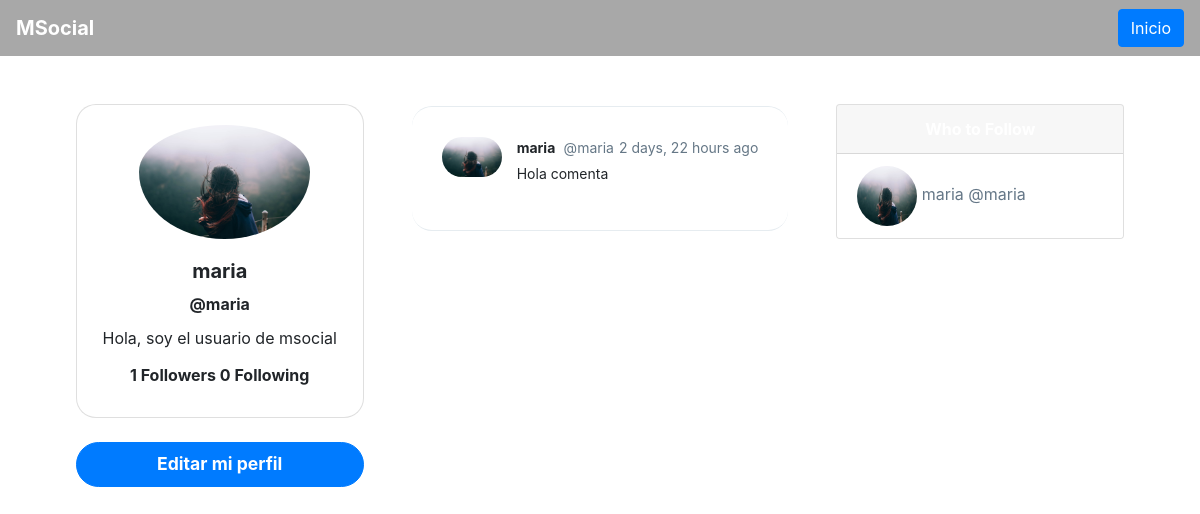
Page /profile/maria/ on the committed database.
### social/models.py (models this page shows, shortened)
class Profile(models.Model):
	user = models.OneToOneField(User, on_delete=models.CASCADE)
	bio = models.CharField(default='Hola, msocial', max_length=100)
	image = models.ImageField(default='default.png')
	def following(self):
		user_ids = Relationship.objects.filter(from_user=self.user)\
									.values_list('to_user_id', flat=True)
		return User.objects.filter(id__in=user_ids)
	def followers(self):
		user_ids = Relationship.objects.filter(to_user=self.user)\
									.values_list('from_user_id', flat=True)
		return User.objects.filter(id__in=user_ids)

class Post(models.Model):
	timestamp = models.DateTimeField(default=timezone.now)
	content = models.TextField()
	user = models.ForeignKey(User, on_delete=models.CASCADE, related_name='posts')
	class Meta:
		ordering = ['-timestamp']

### social/views.py (the view)
# urls.py: path('profile/<str:username>/', views.profile, name='profile'),
def profile(request, username):
	user = User.objects.get(username=username)
	posts = user.posts.all()
	context = {'user':user, 'posts':posts}
	return render(request, 'social/profile.html', context)

### social/templates/social/profile.html (shortened to what this page needs)
{% extends 'social/layout.html' %}
{% load humanize %}
{% block content %}
    <div id="main" class="container-fluid d-flex">
        <div class="sidebar m-5 d-none d-md-block">
            <div class="">
                <div class="card " style="width: 18rem; text-align:center;border-radius: 20px;">
                    <img class="card-img-top rounded-circle"
                        style="width:60%; position: relative;left: 62px;padding-top: 20px;"
                        src="{{ user.profile.image.url }}" alt="Card image cap">
                    <div class="card-body">
                        <h5 class="card-title font-weight-bold">{{ user.first_name }}</h5>
                        <h6 class="card-title font-weight-bold">@{{ user }}</h6>
                        <p class="card-text">{{ user.profile.bio }}</p>
                        <h6 class="card-title font-weight-bold">
                        {{ user.profile.followers.count }} Followers
                        {{ user.profile.following.count }} Following
                        </h6>
                    </div>
                </div>
                <a href="{% url 'editar' %}" id="addAsocialLeft" onclick="" type="button"
                style="border-radius: 30px; font-size: 1.1rem; font-weight:bold;"
                class="btn btn-primary btn-lg btn-block mt-4 text-white ">Editar mi perfil</a>
            </div>
        </div>
        <div class="content">
            {% for post in posts %}
            <div id="socialCards">
                <div class="social-wrap" style="border-radius:20px">
                    <div class="social-header">
                        <img src="{{ post.user.profile.image.url }}"
                            alt="" class="avator">
                        <div class="social-header-info">
                            {{ post.user.first_name }} <span>@{{ post.user }}</span><span>{{ post.timestamp|naturaltime }}
                            </span>
                            <p>{{ post.content }}</p>
                        </div>
                    </div>
                </div>
            </div>
            {% endfor %}
        </div>
        <div class="sidebar m-5 d-none d-xl-block">
            <div class="card" style="width: 18rem;">
                <div class="card-header">
                </div>
                <ul class="list-group list-group-flush">
                    {% for post in posts %}
                        <li class="list-group-item">
                            <img src="{{ post.user.profile.image.url }}"
                                style="width:60px;height:60px;border-radius:100px">
                                <a href="{% url 'profile' post.user %}" style="text-decoration: none;color: #657787;">
                                {{ post.user.first_name }} @{{ post.user }}</a>
                        </li>
                    {% endfor %}
                </ul>
            </div>
        </div>
    </div>
{% endblock content %}

### social/static/css/style.css (style rules this page uses)
body { background: #E6E8E9; ; font-family: 'Asap', sans-serif; font-family: 'Roboto', sans-serif; }
img { max-width: 100%; }
.avator { border-radius: 100px; width: 60px; margin-right: 15px; }
.card { border: none; }
.card-header { background-color: #d5d5d5 ; color: white; text-align: center; font-weight: bold; border: none; }
#main { justify-content: center; }
.social-wrap { max-width: 490px; background: #fff; margin: 0 auto; margin-top: 50px; border-radius: 3px; padding: 30px; border-bottom: 1px solid #e6ecf0; border-top: 1px solid #e6ecf0; }
.social-header { display: flex; align-items: flex-start; font-size: 14px; }
.social-header-info { font-weight: bold; }
.social-header-info span { color: #657786; font-weight: normal; margin-left: 5px; }
.social-header-info p { font-weight: normal; margin-top: 5px; }
.btn { background-color: #1E96EB ; border-style: none; font-weight: bold; color: white; }
a:link { color: #1E96EB ; text-decoration: none; }

### rows in the picture
Post: user.profile.image (picture), user.first_name "maria", user "maria", timestamp "2 days, 22 hours ago", content "Hola comenta"

### other values in the picture
{{ user.first_name }} "maria"
{{ user }} "maria"
{{ user.profile.bio }} "Hola, soy el usuario de msocial"
{{ user.profile.followers.count }} "1"
{{ user.profile.following.count }} "0"
